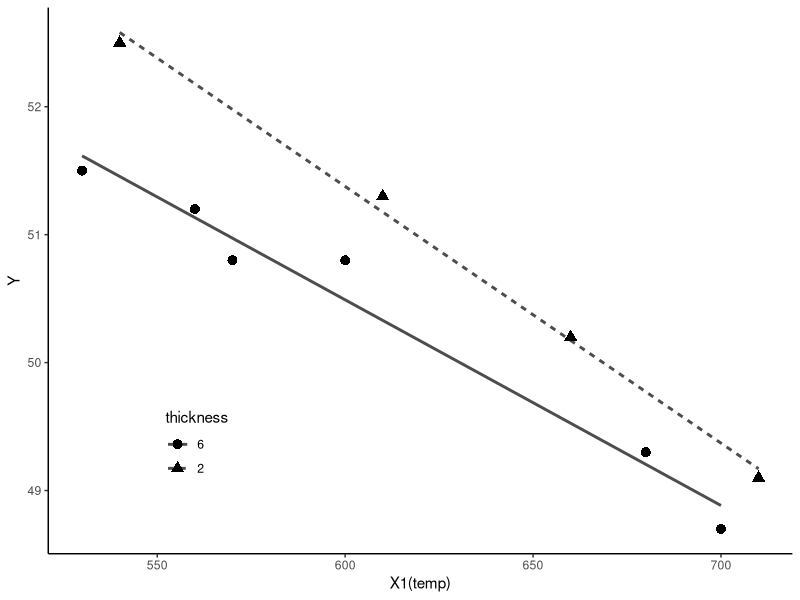

Write R code to recreate this figure.
# ch02_ex14_indicator.R
# ch2.8 regression with indicator variable

# load package
library(ggplot2)

# read csv file
dat1 <- read.csv("data/ch2_coil.csv")
summary(dat1)

# convert variable `thick` to factor
dat1$thick <- factor(dat1$thick, levels = c(6, 2))
summary(dat1)

# ex2.14: fit a regression model
lm_fit <- lm(y ~ temp + thick, data = dat1)
summary(lm_fit)

# ex2.16
lm_fit_interaction <- lm(y ~ temp + thick + temp:thick, data = dat1)
summary(lm_fit_interaction)

# plot
ggplot(dat1, aes(x = temp, y = y, shape = thick, linetype = thick)) +
  geom_smooth(method = "lm", se = FALSE, color = "grey30") +
  geom_point(size = 3) +
  labs(x = "X1(temp)", y = "Y", shape = "thickness", linetype = "thickness") +
  theme_classic() +
  theme(legend.position = c(0.2, 0.2))
